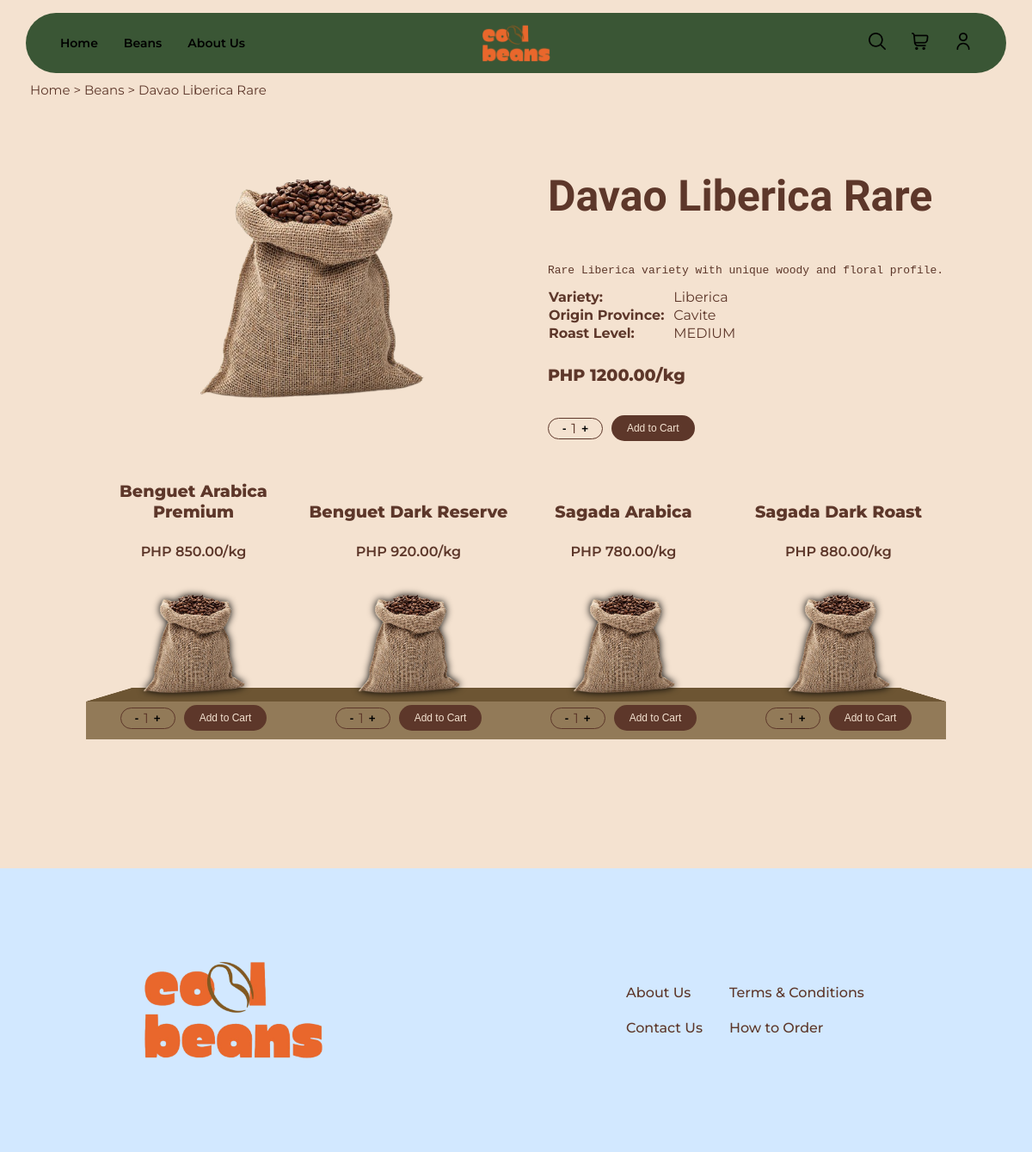
The app's page /views/item.php?id=6 with its own data.
### tables this page shows
CREATE TABLE IF NOT EXISTS `coffee_bean` (
  `bean_id` INT NOT NULL AUTO_INCREMENT,
  `bean_name` VARCHAR(100) NOT NULL,
  `variety` VARCHAR(100) NULL,
  `origin_province_id` INT NOT NULL,
  `roast_level` ENUM('LIGHT', 'MEDIUM', 'MEDIUM_DARK', 'DARK') NULL,
  `price_per_kg` DECIMAL(10,2) NOT NULL,
  `supplier_id` INT NOT NULL,
  `description` TEXT NULL,
  PRIMARY KEY (`bean_id`),
  UNIQUE INDEX `bean_id_UNIQUE` (`bean_id` ASC) VISIBLE,
  INDEX `fk_coffee_bean_province1_idx` (`origin_province_id` ASC) VISIBLE,
  INDEX `fk_coffee_bean_supplier_idx` (`supplier_id` ASC) VISIBLE,
  CONSTRAINT `fk_coffee_bean_province1`
    FOREIGN KEY (`origin_province_id`)
    REFERENCES `province` (`province_id`)
    ON DELETE NO ACTION
    ON UPDATE NO ACTION,
  CONSTRAINT `fk_coffee_bean_supplier`
    FOREIGN KEY (`supplier_id`) 
    REFERENCES `supplier`(`supplier_id`)
    ON DELETE NO ACTION
    ON UPDATE NO ACTION);

CREATE TABLE IF NOT EXISTS `province` (
  `province_id` INT NOT NULL AUTO_INCREMENT,
  `province_name` VARCHAR(45) NOT NULL,
  `region_id` INT NOT NULL,
  PRIMARY KEY (`province_id`),
  UNIQUE INDEX `province_id_UNIQUE` (`province_id` ASC) VISIBLE,
  INDEX `fk_province_region_idx` (`region_id` ASC) VISIBLE,
  CONSTRAINT `fk_province_region`
    FOREIGN KEY (`region_id`)
    REFERENCES `region` (`region_id`)
    ON DELETE NO ACTION
    ON UPDATE NO ACTION);

### views/item.php (called while the page is built, shortened)
<?php
require_once '../coffee-backend/config/db-connect.php';
$bean_id = $_GET['id'] ?? null;
$query = "SELECT cb.*, p.province_name
          FROM coffee_bean cb
          JOIN province p ON cb.origin_province_id = p.province_id
          WHERE cb.bean_id = ?";
$stmt = mysqli_prepare($conn, $query);
mysqli_stmt_bind_param($stmt, 'i', $bean_id);
mysqli_stmt_execute($stmt);
$result = mysqli_stmt_get_result($stmt);
$selected = mysqli_fetch_assoc($result);
$bean_result = mysqli_query($conn, "SELECT bean_id, bean_name, price_per_kg FROM coffee_bean LIMIT 4");
$beans = [];
while ($row = mysqli_fetch_assoc($bean_result)) {
    $beans[] = $row;
}
$location = 'Home > Beans > ' . $selected['bean_name'];
include __DIR__ . '/partials/header.php';
include __DIR__ . '/partials/breadcrumb.php';
include __DIR__ . '/partials/item/product.php';
include __DIR__ . '/partials/item/product_row.php';
include __DIR__ . '/partials/footer.php';
include __DIR__ . '/../views/layouts/layout.php';
?>

### views/partials/item/product_row.php (the view, shortened to what this page needs)
<div class="product-row">
    <div class="product-items">
        <?php foreach ($beans as $bean): ?>
            <div class="bean-item" data-id="<?= $bean['bean_id'] ?>">
                <div class="bean-link" onclick="window.location.href='/itdbadm-mp/views/item.php?id=<?= $bean['bean_id'] ?>'">
                    <h4><?= htmlspecialchars($bean['bean_name']) ?></h4>
                    <p>PHP <?= number_format($bean['price_per_kg'], 2) ?>/kg</p>
                    <img src="/itdbadm-mp/public/common/coffee-bag.png">
                </div>
                <div class="controls">
                    <div class="qty-selector">
                        <button class="qty-btn minus" data-id="<?= $bean['bean_id'] ?>">-</button>
                        <span class="qty-display" id="qty-<?= $bean['bean_id'] ?>">1</span>
                        <button class="qty-btn plus" data-id="<?= $bean['bean_id'] ?>">+</button>
                    </div>
                    <button class="add-btn" data-id="<?= $bean['bean_id'] ?>" onclick="addToCart(<?= $bean['bean_id'] ?>)">Add to Cart</button>
                </div>
            </div>
        <?php endforeach; ?>
    </div>
</div>

### views/partials/breadcrumb.php
<div class="breadcrumb">
    <p><?= htmlspecialchars($location) ?></p>
</div>

### views/partials/item/product.php (shortened to what this page needs)
<div class="product-container">
    <div class="left-panel">
        <img src="/itdbadm-mp/public/common/coffee-bag.png">
    </div>
    <div class="right-panel">
        <div class="description">
            <h3><?= htmlspecialchars($selected['bean_name']) ?></h3>
            <pre><?= htmlspecialchars($selected['description']) ?></pre>
            <table>
                <tr>
                    <td style="font-weight: bold;">Variety:</td>
                    <td><?= htmlspecialchars($selected['variety']) ?></td>
                </tr>
                <tr>
                    <td style="font-weight: bold;">Origin Province:</td>
                    <td><?= htmlspecialchars($selected['province_name']) ?></td>
                </tr>
                <tr>
                    <td style="font-weight: bold;">Roast Level:</td>
                    <td><?= htmlspecialchars($selected['roast_level']) ?></td>
                </tr>
            </table>
            <h4>PHP <?= htmlspecialchars($selected['price_per_kg']) ?>/kg</h4>
        </div>
        <div class="option">
            <div class="controls">
                <div class="qty-selector">
                    <button class="qty-btn minus" data-id="<?= $selected['bean_id'] ?>">-</button>
                    <span class="qty-display" id="qty-<?= $selected['bean_id'] ?>">1</span>
                    <button class="qty-btn plus" data-id="<?= $selected['bean_id'] ?>">+</button>
                </div>
                <button class="add-btn" data-id="<?= $selected['bean_id'] ?>" onclick="addToCart(<?= $selected['bean_id'] ?>)">Add to Cart</button>
            </div>
        </div>
    </div>
</div>

### public/common/style.css (style rules this page uses)
body { background-color: #F4E2D0; color: #5D372A; font-family: 'Montserrat', sans-serif; margin: 0; display: flex; flex-direction: column; align-items: center; }
h4 { font-weight: 800; font-size: larger; }
.product-row { width: 90%; max-width: 1000px; margin-bottom: 100px; background-image: url("/itdbadm-mp/public/common/shelf.png"); background-repeat: no-repeat; background-position: bottom center; background-size: 100% 60px; padding-bottom: 10px; }
.product-items { display: flex; justify-content: space-around; align-items: flex-end; width: 100%; flex-wrap: wrap; }
.bean-item { width: calc(25% - 20px); }
.bean-item { text-align: center; width: 250px; display: flex; flex-direction: column; align-items: center; }
.bean-item img { height: 180px; width: auto; margin-bottom: -30px; filter: drop-shadow(0 0 4px black); }
.bean-item p { margin: 5px 0; font-weight: 600; }
.controls { display: flex; align-items: center; gap: 10px; margin-top: 10px; }
.qty-selector { display: flex; align-items: center; border: solid 1px; border-color: #5D372A; border-radius: 20px; padding: 2px 10px; }
.qty-selector button { background: none; border: none; cursor: pointer; font-weight: bold; }
.add-btn { background-color: #5D372A; color: #F4E2D0; border: none; border-radius: 20px; padding: 8px 18px; font-size: 12px; cursor: pointer; }
table { border-collapse: separate; border-spacing: 20px; }
.breadcrumb { margin-top: 80px; font-size: 15px; display: flex; align-self: flex-start; padding: 0 0 0 35px; }
.product-container { display: flex; flex-direction: row; align-items: center; justify-content: space-between; gap: 15%; }
.right-panel { display: flex; flex-direction: column; justify-content: space-between; align-items: flex-start; gap: 3%; padding: 10px; }
.description h3 { font-size: 50px; font-family: Notable; }
.description table { border: none; border-collapse: collapse; }
.description table th,td { padding-right: 10px; }
.left-panel img { height: 400px; width: 300px; }
.bean-link { cursor: pointer; text-decoration: none; color: #5D372A; }

### records on screen
coffee_bean: bean_name "Home > Beans > Davao Liberica Rare", bean_name "Davao Liberica Rare", description "Rare Liberica variety with unique woody and floral profile.", variety "Liberica", origin_province.province_name "Cavite", roast_level "MEDIUM", price_per_kg "1200.00"
coffee_bean: bean_name "Benguet Arabica Premium", price_per_kg "850.00"
coffee_bean: bean_name "Benguet Dark Reserve", price_per_kg "920.00"
coffee_bean: bean_name "Sagada Arabica", price_per_kg "780.00"
coffee_bean: bean_name "Sagada Dark Roast", price_per_kg "880.00"
